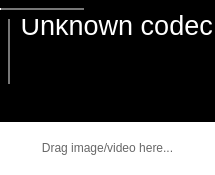
<?xml version="1.0" encoding="UTF-8"?>
<ui version="4.0">
 <class>MainWindow</class>
 <widget class="QMainWindow" name="MainWindow">
  <property name="geometry">
   <rect>
    <x>0</x>
    <y>0</y>
    <width>215</width>
    <height>175</height>
   </rect>
  </property>
  <property name="minimumSize">
   <size>
    <width>215</width>
    <height>175</height>
   </size>
  </property>
  <property name="maximumSize">
   <size>
    <width>215</width>
    <height>175</height>
   </size>
  </property>
  <property name="mouseTracking">
   <bool>true</bool>
  </property>
  <property name="acceptDrops">
   <bool>true</bool>
  </property>
  <widget class="QWidget" name="centralWidget">
   <property name="mouseTracking">
    <bool>true</bool>
   </property>
   <layout class="QVBoxLayout" name="verticalLayout">
    <property name="spacing">
     <number>0</number>
    </property>
    <property name="leftMargin">
     <number>0</number>
    </property>
    <property name="topMargin">
     <number>0</number>
    </property>
    <property name="rightMargin">
     <number>0</number>
    </property>
    <property name="bottomMargin">
     <number>0</number>
    </property>
    <item>
     <widget class="QScrollArea" name="scrollArea">
      <property name="palette">
       <palette>
        <active>
         <colorrole role="Window">
          <brush brushstyle="SolidPattern">
           <color alpha="255">
            <red>255</red>
            <green>255</green>
            <blue>255</blue>
           </color>
          </brush>
         </colorrole>
        </active>
        <inactive>
         <colorrole role="Window">
          <brush brushstyle="SolidPattern">
           <color alpha="255">
            <red>255</red>
            <green>255</green>
            <blue>255</blue>
           </color>
          </brush>
         </colorrole>
        </inactive>
        <disabled>
         <colorrole role="Window">
          <brush brushstyle="SolidPattern">
           <color alpha="255">
            <red>255</red>
            <green>255</green>
            <blue>255</blue>
           </color>
          </brush>
         </colorrole>
        </disabled>
       </palette>
      </property>
      <property name="mouseTracking">
       <bool>true</bool>
      </property>
      <property name="frameShape">
       <enum>QFrame::NoFrame</enum>
      </property>
      <property name="widgetResizable">
       <bool>true</bool>
      </property>
      <property name="alignment">
       <set>Qt::AlignCenter</set>
      </property>
      <widget class="QWidget" name="scrollAreaWidgetContents">
       <property name="geometry">
        <rect>
         <x>0</x>
         <y>0</y>
         <width>215</width>
         <height>175</height>
        </rect>
       </property>
       <property name="mouseTracking">
        <bool>true</bool>
       </property>
       <layout class="QVBoxLayout" name="verticalLayout_2">
        <property name="spacing">
         <number>0</number>
        </property>
        <property name="leftMargin">
         <number>0</number>
        </property>
        <property name="topMargin">
         <number>0</number>
        </property>
        <property name="rightMargin">
         <number>0</number>
        </property>
        <property name="bottomMargin">
         <number>0</number>
        </property>
        <item>
         <widget class="QWidget" name="videoPane" native="true">
          <property name="mouseTracking">
           <bool>true</bool>
          </property>
          <property name="styleSheet">
           <string notr="true">background-color:black;</string>
          </property>
          <layout class="QGridLayout" name="videoLayout">
           <item row="0" column="1">
            <spacer name="topMargin">
             <property name="orientation">
              <enum>Qt::Vertical</enum>
             </property>
             <property name="sizeHint" stdset="0">
              <size>
               <width>20</width>
               <height>40</height>
              </size>
             </property>
            </spacer>
           </item>
           <item row="1" column="0">
            <spacer name="leftMargin">
             <property name="orientation">
              <enum>Qt::Horizontal</enum>
             </property>
             <property name="sizeHint" stdset="0">
              <size>
               <width>40</width>
               <height>20</height>
              </size>
             </property>
            </spacer>
           </item>
           <item row="1" column="2">
            <spacer name="rightMargin">
             <property name="orientation">
              <enum>Qt::Horizontal</enum>
             </property>
             <property name="sizeHint" stdset="0">
              <size>
               <width>40</width>
               <height>20</height>
              </size>
             </property>
            </spacer>
           </item>
           <item row="1" column="1">
            <widget class="VlcWidgetVideo" name="videoView" native="true">
             <property name="palette">
              <palette>
               <active>
                <colorrole role="Button">
                 <brush brushstyle="SolidPattern">
                  <color alpha="255">
                   <red>0</red>
                   <green>0</green>
                   <blue>0</blue>
                  </color>
                 </brush>
                </colorrole>
                <colorrole role="Base">
                 <brush brushstyle="SolidPattern">
                  <color alpha="255">
                   <red>0</red>
                   <green>0</green>
                   <blue>0</blue>
                  </color>
                 </brush>
                </colorrole>
                <colorrole role="Window">
                 <brush brushstyle="SolidPattern">
                  <color alpha="255">
                   <red>0</red>
                   <green>0</green>
                   <blue>0</blue>
                  </color>
                 </brush>
                </colorrole>
               </active>
               <inactive>
                <colorrole role="Button">
                 <brush brushstyle="SolidPattern">
                  <color alpha="255">
                   <red>0</red>
                   <green>0</green>
                   <blue>0</blue>
                  </color>
                 </brush>
                </colorrole>
                <colorrole role="Base">
                 <brush brushstyle="SolidPattern">
                  <color alpha="255">
                   <red>0</red>
                   <green>0</green>
                   <blue>0</blue>
                  </color>
                 </brush>
                </colorrole>
                <colorrole role="Window">
                 <brush brushstyle="SolidPattern">
                  <color alpha="255">
                   <red>0</red>
                   <green>0</green>
                   <blue>0</blue>
                  </color>
                 </brush>
                </colorrole>
               </inactive>
               <disabled>
                <colorrole role="Button">
                 <brush brushstyle="SolidPattern">
                  <color alpha="255">
                   <red>0</red>
                   <green>0</green>
                   <blue>0</blue>
                  </color>
                 </brush>
                </colorrole>
                <colorrole role="Base">
                 <brush brushstyle="SolidPattern">
                  <color alpha="255">
                   <red>0</red>
                   <green>0</green>
                   <blue>0</blue>
                  </color>
                 </brush>
                </colorrole>
                <colorrole role="Window">
                 <brush brushstyle="SolidPattern">
                  <color alpha="255">
                   <red>0</red>
                   <green>0</green>
                   <blue>0</blue>
                  </color>
                 </brush>
                </colorrole>
               </disabled>
              </palette>
             </property>
             <property name="mouseTracking">
              <bool>true</bool>
             </property>
             <property name="styleSheet">
              <string notr="true"/>
             </property>
            </widget>
           </item>
           <item row="2" column="1">
            <spacer name="bottomMargin">
             <property name="orientation">
              <enum>Qt::Vertical</enum>
             </property>
             <property name="sizeHint" stdset="0">
              <size>
               <width>20</width>
               <height>40</height>
              </size>
             </property>
            </spacer>
           </item>
          </layout>
          <widget class="QSlider" name="progressSlider">
           <property name="geometry">
            <rect>
             <x>0</x>
             <y>0</y>
             <width>84</width>
             <height>19</height>
            </rect>
           </property>
           <property name="focusPolicy">
            <enum>Qt::NoFocus</enum>
           </property>
           <property name="styleSheet">
            <string notr="true">QSlider::groove:horizontal {
background: #eee;
height: 2px;
}

QSlider::groove:horizontal:hover {
background: #eee;
height: 4px;
}

QSlider::sub-page:horizontal {
background: white;
height: 2px;
}

QSlider::add-page:horizontal {
background: #777;
height: 2px;
}

QSlider::handle {
width: 0px;
height: 0px;
}</string>
           </property>
           <property name="maximum">
            <number>999</number>
           </property>
           <property name="orientation">
            <enum>Qt::Horizontal</enum>
           </property>
          </widget>
          <widget class="QSlider" name="volumeSlider">
           <property name="geometry">
            <rect>
             <x>0</x>
             <y>0</y>
             <width>19</width>
             <height>84</height>
            </rect>
           </property>
           <property name="focusPolicy">
            <enum>Qt::NoFocus</enum>
           </property>
           <property name="styleSheet">
            <string notr="true">QSlider::groove:vertical {
background: #eee;
width: 2px;
}

QSlider::groove:vertical:hover {
background: #eee;
width:4px;
}

QSlider::sub-page:vertical {
background: #777;
width: 2px;
}

QSlider::add-page:vertical {
background: white;
width: 2px;
}

QSlider::handle {
width: 0px;
height: 0px;
}</string>
           </property>
           <property name="orientation">
            <enum>Qt::Vertical</enum>
           </property>
          </widget>
          <widget class="QLabel" name="codecErrorLabel">
           <property name="geometry">
            <rect>
             <x>0</x>
             <y>0</y>
             <width>241</width>
             <height>51</height>
            </rect>
           </property>
           <property name="font">
            <font>
             <pointsize>20</pointsize>
            </font>
           </property>
           <property name="text">
            <string>&lt;html&gt;&lt;head/&gt;&lt;body&gt;&lt;p&gt;&lt;span style=&quot; color:#ffffff;&quot;&gt;Unknown codec!&lt;/span&gt;&lt;/p&gt;&lt;/body&gt;&lt;/html&gt;</string>
           </property>
           <property name="alignment">
            <set>Qt::AlignCenter</set>
           </property>
          </widget>
          <zorder>videoView</zorder>
          <zorder>codecErrorLabel</zorder>
          <zorder>volumeSlider</zorder>
          <zorder>progressSlider</zorder>
         </widget>
        </item>
        <item>
         <widget class="QLabel" name="label">
          <property name="sizePolicy">
           <sizepolicy hsizetype="Preferred" vsizetype="Expanding">
            <horstretch>0</horstretch>
            <verstretch>0</verstretch>
           </sizepolicy>
          </property>
          <property name="lineWidth">
           <number>0</number>
          </property>
          <property name="text">
           <string>&lt;html&gt;&lt;head/&gt;&lt;body&gt;&lt;p&gt;&lt;span style=&quot; color:#676767;&quot;&gt;Drag image/video here...&lt;/span&gt;&lt;/p&gt;&lt;/body&gt;&lt;/html&gt;</string>
          </property>
          <property name="alignment">
           <set>Qt::AlignCenter</set>
          </property>
         </widget>
        </item>
       </layout>
      </widget>
     </widget>
    </item>
   </layout>
   <widget class="QLabel" name="fileNameLabel">
    <property name="geometry">
     <rect>
      <x>0</x>
      <y>0</y>
      <width>100</width>
      <height>30</height>
     </rect>
    </property>
    <property name="text">
     <string/>
    </property>
    <property name="alignment">
     <set>Qt::AlignLeading|Qt::AlignLeft|Qt::AlignTop</set>
    </property>
   </widget>
   <zorder>scrollArea</zorder>
   <zorder>fileNameLabel</zorder>
  </widget>
 </widget>
 <layoutdefault spacing="6" margin="11"/>
 <customwidgets>
  <customwidget>
   <class>VlcWidgetVideo</class>
   <extends>QWidget</extends>
   <header location="global">VLCQtWidgets/WidgetVideo.h</header>
   <container>1</container>
  </customwidget>
 </customwidgets>
 <resources/>
 <connections/>
</ui>
